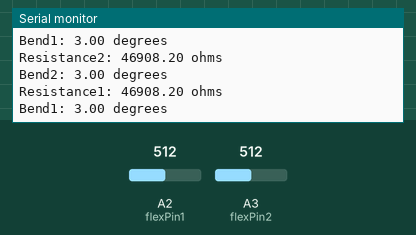
Recording of a sketch running on a simulated Arduino Uno, built with avr-gcc and run on an emulated ATmega328P. Parts: the last lines printed to the serial monitor. The inputs (shaded band) are chosen by the test bench; at power-on: A3 (flexPin2) = 512, A2 (flexPin1) = 512.

Above: at 6.5 s.
6.6 s: A3 (flexPin2) set to 995
At 6.83 s:
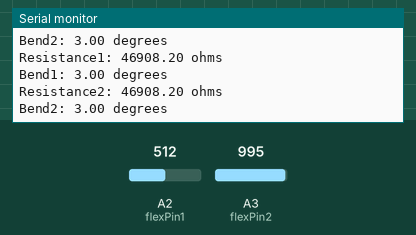
9.7 s: A3 (flexPin2) set to 1017
At 10.07 s:
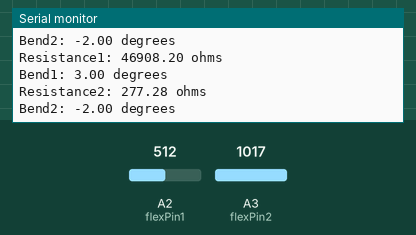
Timing chart, 0 to 12.2 s (numbered marks = the images above; inputs shaded):
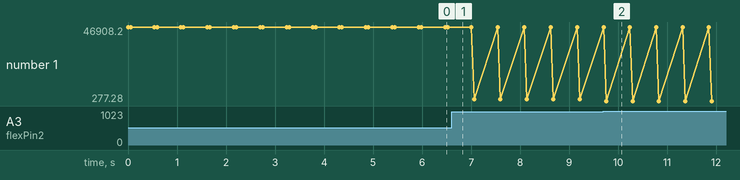

The sketch:

degree_-_flex_sensor_reading.ino
```cpp
const int flexPin1 = A2;			// Pin connected to voltage divider output
const int flexPin2 = A3;
const int flexPin3 = A4;

// Change these constants according to your project's design
const float VCC = 5;			// voltage at Ardunio 5V line
const float R_DIV = 47000.0;	// resistor used to create a voltage divider
const float flatResistance = 22000.0;	// resistance when flat
const float bendResistance = 700000.0;	// resistance at 90 deg

void setup() {
	Serial.begin(9600);
	pinMode(flexPin1, INPUT);
  pinMode(flexPin2, INPUT);
  pinMode(flexPin3, INPUT);
}

void loop() {
	// Read the ADC, and calculate voltage and resistance from it
	int ADCflex1 = analogRead(flexPin1);
	float Vflex1 = ADCflex1 * VCC / 1023.0;
	float Rflex1 = R_DIV * (VCC / Vflex1 - 1.0);
	Serial.println("Resistance1: " + String(Rflex1) + " ohms");
  float angle1 = map(Rflex1, flatResistance, bendResistance, 0, 90.0);
	Serial.println("Bend1: " + String(angle1) + " degrees");
	Serial.println();

  int ADCflex2 = analogRead(flexPin2);
	float Vflex2 = ADCflex2 * VCC / 1023.0;
	float Rflex2 = R_DIV * (VCC / Vflex2 - 1.0);
	Serial.println("Resistance2: " + String(Rflex2) + " ohms");
  float angle2 = map(Rflex2, flatResistance, bendResistance, 0, 90.0);
	Serial.println("Bend2: " + String(angle2) + " degrees");
	Serial.println();


	delay(500);
}
```

Measured:
- after the input at 9.7 s, the serial monitor: prints a new line after 0.05 s (image 2)
- plotted number 1: 46908.2 → 1322.61 after the input at 6.6 s, 1322.61 → 277.28 after the input at 9.7 s
